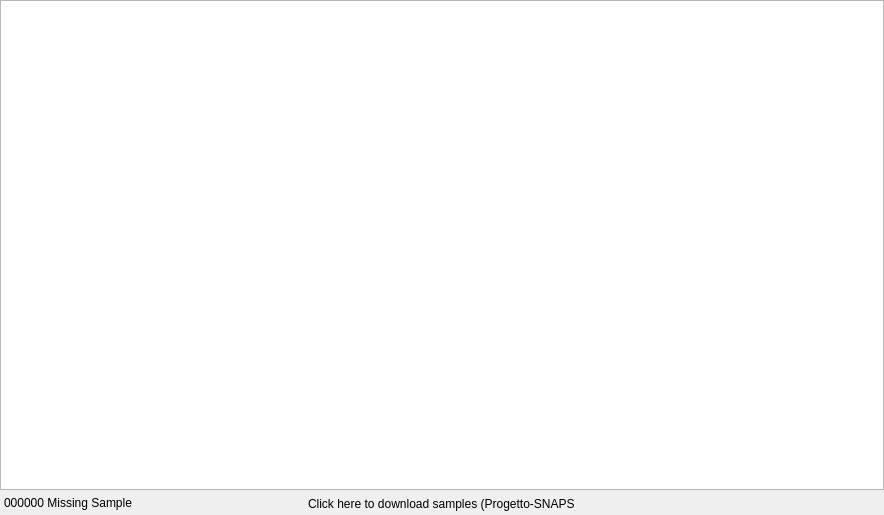
<?xml version="1.0" encoding="UTF-8"?>
<ui version="4.0">
  <class>FormArcadeScanAudioSamples</class>
  <widget class="QWidget" name="FormArcadeScanAudioSamples">
    <property name="geometry"><rect><x>0</x><y>0</y><width>884</width><height>515</height></rect></property>
    <property name="windowTitle"><string>Scan Missing Audio Samples</string></property>
    <property name="vclClass" stdset="0"><string notr="true">TFormArcadeScanAudioSamples</string></property>
    <property name="vclColor" stdset="0"><string notr="true">#f1f1f1</string></property>
    <property name="vclFontName" stdset="0"><string notr="true">Segoe UI</string></property>
    <property name="vclFontPx" stdset="0"><number>12</number></property>
    <property name="vclFontColor" stdset="0"><string notr="true">#000000</string></property>
    <property name="vclBorderStyle" stdset="0"><string notr="true">bsDialog</string></property>
    <property name="vclOnKeyPress" stdset="0"><string notr="true">FormKeyPress</string></property>
    <widget class="QTreeView" name="ScanMissAudioFilesListView">
      <property name="geometry"><rect><x>0</x><y>0</y><width>884</width><height>490</height></rect></property>
      <property name="vclAlign" stdset="0"><string notr="true">alClient</string></property>
      <property name="vclClass" stdset="0"><string notr="true">TEasyListview</string></property>
      <property name="vclColor" stdset="0"><string notr="true">#ffffff</string></property>
      <property name="vclFontName" stdset="0"><string notr="true">Segoe UI</string></property>
      <property name="vclFontPx" stdset="0"><number>12</number></property>
      <property name="vclFontColor" stdset="0"><string notr="true">#000000</string></property>
      <property name="vclBorderStyle" stdset="0"><string notr="true">bsNone</string></property>
      <property name="vclOnDblClick" stdset="0"><string notr="true">ScanMissAudioFilesListViewDblClick</string></property>
    </widget>
    <widget class="ElPanel" name="PanelBottom">
      <property name="geometry"><rect><x>0</x><y>490</y><width>884</width><height>25</height></rect></property>
      <property name="vclAlign" stdset="0"><string notr="true">alBottom</string></property>
      <property name="vclClass" stdset="0"><string notr="true">TPanelEx</string></property>
      <property name="vclColor1" stdset="0"><string notr="true">#ffffff</string></property>
      <property name="vclColor2" stdset="0"><string notr="true">#f1f1f1</string></property>
      <property name="vclColor3" stdset="0"><string notr="true">#ffff00</string></property>
      <property name="vclColor4" stdset="0"><string notr="true">#008080</string></property>
      <property name="vclColorFrame" stdset="0"><string notr="true">#008000</string></property>
      <property name="vclColorInnerFrame" stdset="0"><string notr="true">#008000</string></property>
      <property name="vclStyle" stdset="0"><string notr="true">vgSimple</string></property>
      <property name="vclFrames" stdset="0"><string notr="true"></string></property>
      <widget class="ElLabel" name="LabelDownloadLink">
        <property name="vclAutoSize" stdset="0"><bool>true</bool></property>
        <property name="geometry"><rect><x>308</x><y>6</y><width>267</width><height>16</height></rect></property>
        <property name="text"><string>Click here to download samples (Progetto-SNAPS)</string></property>
        <property name="toolTip"><string>http://www.progettosnaps.net/samples_en.html</string></property>
        <property name="vclClass" stdset="0"><string notr="true">TShadowLabel</string></property>
        <property name="vclTransparent" stdset="0"><bool>true</bool></property>
        <property name="vclFontName" stdset="0"><string notr="true">Segoe UI</string></property>
        <property name="vclFontPx" stdset="0"><number>12</number></property>
        <property name="vclFontColor" stdset="0"><string notr="true">#000080</string></property>
        <property name="vclColorFrame" stdset="0"><string notr="true">#000000</string></property>
        <property name="vclColorInnerFrame" stdset="0"><string notr="true">#000000</string></property>
        <property name="vclShadowColor" stdset="0"><string notr="true">#f1f1f1</string></property>
        <property name="vclShadowEnabled" stdset="0"><string notr="true">False</string></property>
        <property name="vclEllipsType" stdset="0"><string notr="true">etNone</string></property>
        <property name="vclFrames" stdset="0"><string notr="true"></string></property>
        <property name="vclOnClick" stdset="0"><string notr="true">LabelDownloadLinkClick</string></property>
      </widget>
      <widget class="ElLabel" name="LabelTotalItems">
        <property name="vclAutoSize" stdset="0"><bool>true</bool></property>
        <property name="geometry"><rect><x>4</x><y>5</y><width>128</width><height>16</height></rect></property>
        <property name="text"><string>000000 Missing Samples</string></property>
        <property name="vclClass" stdset="0"><string notr="true">TShadowLabel</string></property>
        <property name="vclTransparent" stdset="0"><bool>true</bool></property>
        <property name="vclColorFrame" stdset="0"><string notr="true">#000000</string></property>
        <property name="vclColorInnerFrame" stdset="0"><string notr="true">#000000</string></property>
        <property name="vclShadowColor" stdset="0"><string notr="true">#c0c0c0</string></property>
        <property name="vclShadowEnabled" stdset="0"><string notr="true">False</string></property>
        <property name="vclEllipsType" stdset="0"><string notr="true">etNone</string></property>
        <property name="vclFrames" stdset="0"><string notr="true"></string></property>
      </widget>
    </widget>
  </widget>
  <customwidgets>
    <customwidget><class>ElLabel</class><extends>QLabel</extends><header>ElWidgets.h</header></customwidget>
    <customwidget><class>ElPanel</class><extends>QFrame</extends><header>ElWidgets.h</header><container>1</container></customwidget>
  </customwidgets>
  <resources/><connections/>
</ui>
